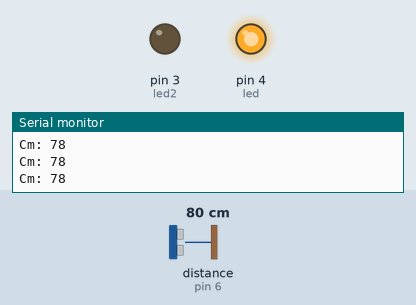
Bench run of a sketch on a simulated Arduino Uno, built with avr-gcc and run on an emulated ATmega328P. Shown: output pins drawn as LEDs (lit = HIGH), the last lines printed to the serial monitor. Wiring (inferred from the names in the program): ultrasonic range finder: trigger pin 5; echo pin 6. The inputs (shaded band) are chosen by the test bench; at power-on: distance to the obstacle (sensor on pin 6) 80 cm. The echo pulse lasts 58.3 µs per cm; pins used as bus, display or sensor lines are not drawn.

Above: at 1.3 s.
1.4 s: distance to the obstacle (sensor on pin 6) set to 120 cm
At 1.9 s:
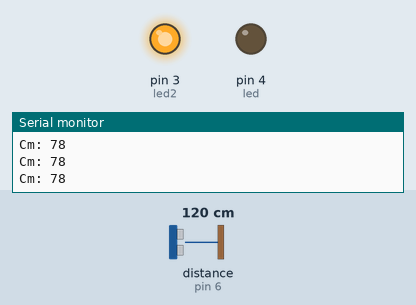
3.0 s: distance to the obstacle (sensor on pin 6) set to 2 cm
At 3.7 s:
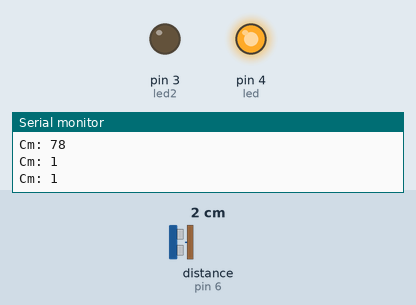
4.5 s: distance to the obstacle (sensor on pin 6) set to 250 cm
At 5.4 s:
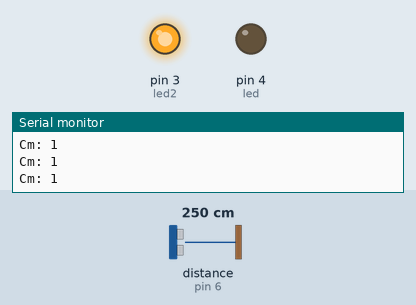
Timing chart, 0 to 7.5 s (numbered marks = the images above; inputs shaded):
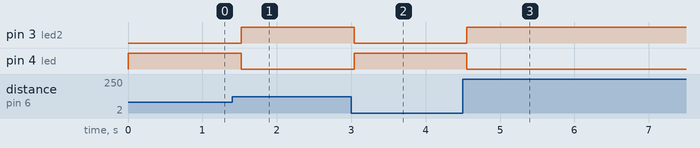

The sketch:

distance_sensor_ino1.ino
```cpp
int trigger = 5;
int echo = 6;
int led = 4;
int led2 = 3;

long duration = 0;
int cm = 0;
int inch = 0;

long readUltrasonicDistance(int triggerPin, int echoPin)
{
   pinMode(triggerPin, OUTPUT);  // Clear the trigger
  digitalWrite(triggerPin, LOW);
  delayMicroseconds(2);
  // Sets the trigger pin to HIGH state for 10 microseconds
  digitalWrite(triggerPin, HIGH);
  delayMicroseconds(10);
  digitalWrite(triggerPin, LOW);
  pinMode(echoPin, INPUT);
  // Reads the echo pin, and returns the sound wave travel time in microseconds
  return pulseIn(echoPin, HIGH);
}

void setup()
{
 // put your setup code here, to run once:
  Serial.begin(9600);
  pinMode(trigger, OUTPUT);
  pinMode(echo, INPUT);
  pinMode(led, OUTPUT);
  pinMode(led2, OUTPUT);
}

void loop()
{
  // put your main code here, to run repeatedly:
  digitalWrite(trigger, LOW);
  digitalWrite(trigger, HIGH);
  digitalWrite(trigger, LOW);

  duration = pulseIn(echo, HIGH);
  cm = duration*0.034/2;
  inch = duration*0.0133/2;

  if (cm < 100){
    digitalWrite(led, HIGH);
  } else {
    digitalWrite(led, LOW);
  }

    if (cm > 100){
    digitalWrite(led2, HIGH);
  } else {
    digitalWrite(led2, LOW);
  }

  if (cm < 100 ) {
    Serial.print("Cm: ");
    Serial.println(cm);
  }
  delay(500);
}


 
```

Measured:
- after the input at 1.4 s, pin 3 (led2): LOW → HIGH after 0.12 s; pin 4 (led): HIGH → LOW after 0.12 s
- after the input at 3.0 s, pin 3 (led2): HIGH → LOW at once; pin 4 (led): LOW → HIGH at once
- after the input at 4.5 s, pin 3 (led2): LOW → HIGH after 0.06 s; pin 4 (led): HIGH → LOW after 0.06 s
